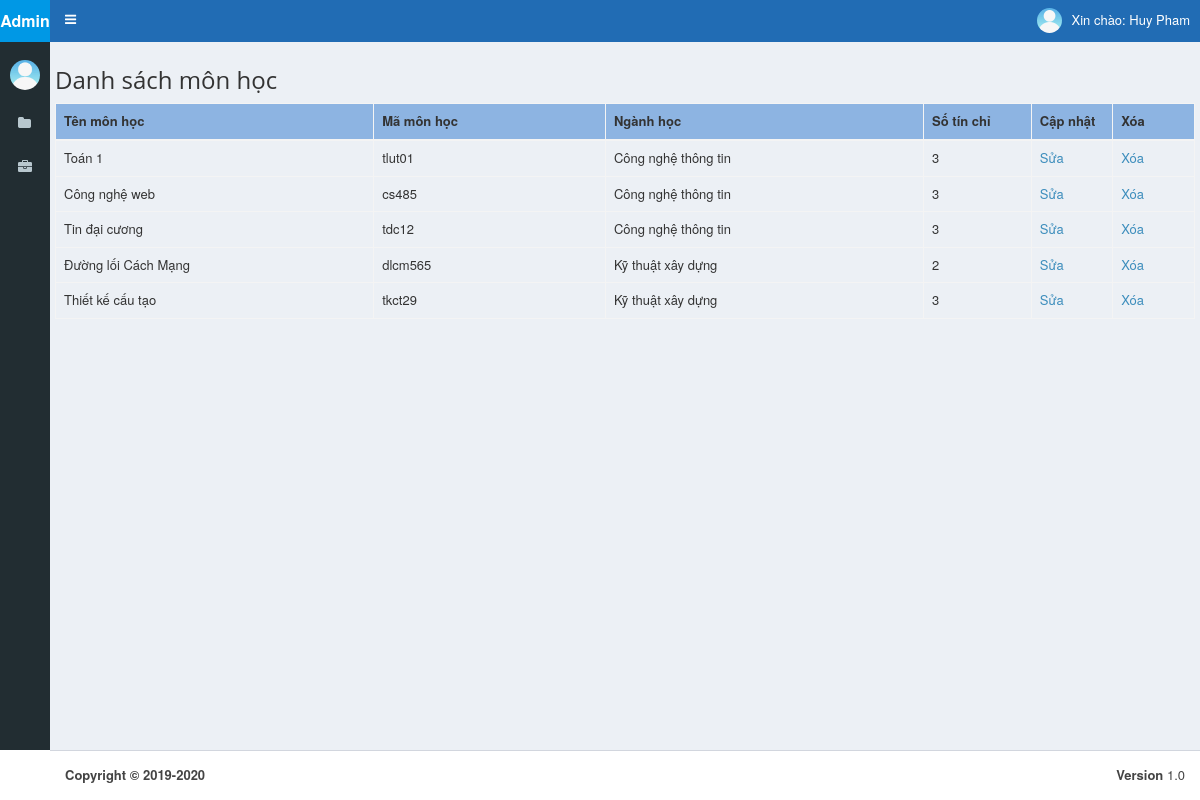
Screenshot of /admin/modules/subjects/listing.php (signed in) with the database file from the repository.
### tables this page shows
CREATE TABLE `subjects` (
  `sub_id` int(11) NOT NULL,
  `sub_name` varchar(255) NOT NULL,
  `sub_maj_id` int(11) NOT NULL,
  `sub_tc` int(11) NOT NULL,
  `sub_man` varchar(255) NOT NULL
);

CREATE TABLE `majors` (
  `maj_id` int(11) NOT NULL,
  `maj_name` varchar(255) NOT NULL,
  `maj_man` varchar(255) NOT NULL
);

### classes/database.php (called while the page is built, shortened)
<?php
class Database
{
    private $host = 'localhost';
    private $username = 'root';
    private $password = '';
    private $databaseName = 'btl';
    private $charset = 'utf8';
    private $conn;
    public function connect()
    {
        if(!$this->conn){
            $this->conn = mysqli_connect($this->host,$this->username,$this->password,$this->databaseName);
            mysqli_set_charset($this->conn,$this->charset);
        }
    }
    public function query($sql ='', $return = true)
    {
        $data = [];
        if($result = mysqli_query($this->conn,$sql))
        {
            if($return === true){
                while ($row = mysqli_fetch_array($result)) {
                    $data[] = $row;
                }
                return $data;
            }
            else
                return true;
        }
        else
            return false;
    }
}

### admin/core/config.php (called while the page is built, shortened)
<?php
require_once("../../../classes/database.php");
$database            = new database();
?>

### admin/modules/subjects/listing.php (the view, shortened to what this page needs)
<?php
require_once("inc_security.php");
include_once('../../layout/layout_top.php');
$query      = "SELECT * FROM subjects
INNER JOIN majors ON maj_id = sub_maj_id
LIMIT 10 "
;
$dataSub   = $database->query($query);
?>
<h1 class="h3 mb-2 text-gray-800">Danh sách môn học</h1>
<div class="card shadow mb-4">
	<div class="card-body">
		<div class="">
			<div class="row"><div class="col-sm-12"><table class="table table-bordered dataTable" id="dataTable" width="100%" cellspacing="0" role="grid" aria-describedby="dataTable_info" style="width: 100%;">
				<thead>
					<tr role="row">
						<th class="sorting_asc" tabindex="0" aria-controls="dataTable" rowspan="1" colspan="1" aria-sort="ascending" aria-label="Name: activate to sort column descending" style="width: 195px;">Tên môn học</th>
						<th class="sorting" tabindex="0" aria-controls="dataTable" rowspan="1" colspan="1" aria-label="Position: activate to sort column ascending" style="width: 142px;">Mã môn học</th>
						<th class="sorting_asc" tabindex="0" aria-controls="dataTable" rowspan="1" colspan="1" aria-sort="ascending" aria-label="Name: activate to sort column descending" style="width: 195px;">Ngành học</th>
						<th class="sorting" tabindex="0" aria-controls="dataTable" rowspan="1" colspan="1" aria-label="Office: activate to sort column ascending" style="width: 66px;">Số tín chỉ</th>
						<th class="sorting" tabindex="0" aria-controls="dataTable" rowspan="1" colspan="1" aria-label="Start date: activate to sort column ascending" style="width: 50px;">Cập nhật</th>
						<th class="sorting" tabindex="0" aria-controls="dataTable" rowspan="1" colspan="1" aria-label="Start date: activate to sort column ascending" style="width: 50px;">Xóa</th>
					</tr>
				</thead>
				<?php
				foreach ($dataSub as $key => $row) {
					?>
					<tr>
						<td>
							<div>
								<?=$row['sub_name']?>
							</div>
						</td>
						<td>
							<p><?=$row['sub_man']?></p>
						</td>
						<td>
							<p><?=$row['maj_name']?></p>
						</td>
						<td>
							<p><?=$row['sub_tc']?></p>
						</td>
						<td>
							<a href="/admin/modules/subjects/edit.php?id=<?=$row['sub_id']?>">Sửa</a>
						</td>
						<td>
							<a href="/admin/modules/subjects/delete.php?id=<?=$row['sub_id']?>">Xóa</a>
						</td>
					</tr>
					<?php
				}
				?>
			</table>
		</div>
	</div>
</div>
</div>
</div>
</div>
</div>
<?php
include_once('../../layout/layout_bottom.php');
?>

### admin/themes/css/admin.css (style rules this page uses)
body { font-size: 13px; }
h1, h2, h3, h4, h5, h6, .h1, .h2, .h3, .h4, .h5, .h6 { font-family: "Open Sans"; }
th { background: #8DB4E2; font-size: 13px; }
p { margin: 0; }

### admin/modules/subjects/listing.php (style rules this page uses)
.table_view, th, td { border: 1px solid black; }

### rows the page displays
subjects: sub_name "Toán 1", sub_man "tlut01", sub_maj.maj_name "Công nghệ thông tin", sub_tc "3"
subjects: sub_name "Công nghệ web", sub_man "cs485", sub_maj.maj_name "Công nghệ thông tin", sub_tc "3"
subjects: sub_name "Tin đại cương", sub_man "tdc12", sub_maj.maj_name "Công nghệ thông tin", sub_tc "3"
subjects: sub_name "Đường lối Cách Mạng", sub_man "dlcm565", sub_maj.maj_name "Kỹ thuật xây dựng", sub_tc "2"
subjects: sub_name "Thiết kế cấu tạo", sub_man "tkct29", sub_maj.maj_name "Kỹ thuật xây dựng", sub_tc "3"

### other values shown
$con_mini_title "Admin"
$adm_name "Huy Pham"
